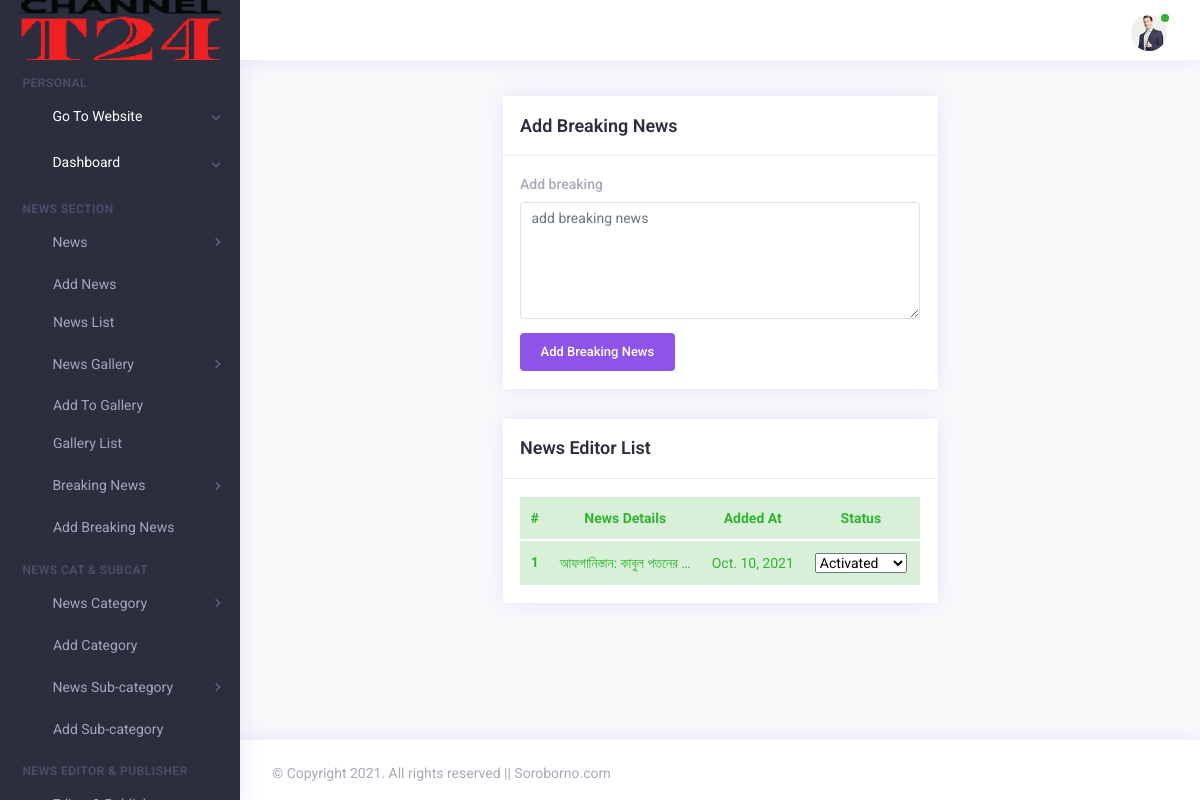
Page /ap/add/breaking/news/ (signed in) on the committed database.
### adminPanel/models.py (models this page shows, shortened)
class SiteLogo(models.Model):
    logo = models.ImageField(upload_to="logos")
    added_at = models.DateField(auto_now_add=True)

class BreakingNews(models.Model):
    class PublishedNews(models.Manager):
        def get_queryset(self):
            return super().get_queryset().filter(status_code=1)
    news = models.TextField(default='', max_length=255, blank=True, null=True)
    status_code = models.IntegerField(default=0, blank=True, null=True)
    added_at = models.DateField(auto_now_add=True)
    objects = models.Manager()
    publishedObjects = PublishedNews() # default manager

### adminPanel/views.py (the view, shortened to what this page needs)
# urls.py: re_path(r'^ap/add/breaking/news/$', views.ap_addBreakingNews, name="apAddBreakingNews"),
@login_required(login_url='/ap/login/register')
def ap_addBreakingNews(request):
    news_status = request.GET.get('news_status')
    breaking_news_list = BreakingNews.objects.all()
    userProfile = UserProfile.objects.filter(user=request.user).first()
    site_logo = SiteLogo.objects.filter().order_by('-pk').first()
    context = {
        'breaking_news_list' : breaking_news_list,
        'userProfile': userProfile,
        'site_logo': site_logo,
    }
    return render(request, 'back-end/admin_panel/add-breaking-news.html', context)

### core/templates/back-end/admin_panel/add-breaking-news.html (shortened to what this page needs)
{% extends 'back-end/admin_panel/index.html' %}
{% load static %}
{% block main-block %}
<div class="app-main" id="main">
    <div class="container-fluid">
        <div class="row">
            <div class="col-xl-3"></div>
            <div class="col-xl-6">
            </div>
            <div class="col-xl-3"></div>
        </div>
        <div class="row">
            <div class="col-xl-3"></div>
            <div class="col-xl-6">
                <div class="row">
                    <div class="col-xl-12">
                        <div class="card card-statistics">
                            <div class="card-header">
                                <div class="card-heading">
                                    <h4 class="card-title">Add Breaking News</h4>
                                </div>
                            </div>
                            <div class="card-body">
                                <form action="{%url 'apAddBreakingNews' %}" method="POST" enctype="multipart/form-data">
                                    <div class="form-row">
                                        <div class="form-group col-md-12">
                                            <label for="breakingNews">Add breaking</label>
                                            <textarea name="breaking_news_txt" id="breakingNews" cols="30" class="form-control" rows="5" placeholder="add breaking news" required></textarea>
                                        </div>
                                    </div>
                                    <button type="submit" class="btn btn-primary">Add Breaking News</button>
                                </form>
                            </div>
                        </div>
                    </div>
                    <div class="col-xl-12">
                        <div class="card card-statistics">
                            <div class="card-header">
                                <div class="card-heading">
                                    <h4 class="card-title">News Editor List</h4>
                                </div>
                            </div>
                            <div class="card-body">
                                <div class="table-responsive">
                                    <table class="table table-success mb-0">
                                        <thead>
                                        <tr>
                                            <th scope="col" class="text-center">#</th>
                                            <th scope="col" class="text-center">News Details</th>
                                            <th scope="col" class="text-center">Added At</th>
                                            <th scope="col" class="text-center">Status</th>
                                            <th scope="col" class="text-center">Action</th>
                                        </tr>
                                        </thead>
                                        <tbody>
                                        {% if breaking_news_list %}
                                        {% for news in breaking_news_list %}
                                        <tr>
                                            <th scope="row" class="text-center">{{forloop.counter}}</th>
                                            <td class="text-center">{{news.news|truncatechars:25}}</td>
                                            <td class="text-center">{{news.added_at}}</td>
                                            <td class="text-center">
                                                <select name="activate_or_deactivate_breaking_news" class="activate_or_deactivate_breaking_news" onfocus="change_status(this);" id="activate_or_deactivate_breaking_news{{news.pk}}">
                                                    {% if news.status_code == 0 %}
                                                    <option value="0-{{news.pk}}" selected>Deactivated</option>
                                                    <option value="1-{{news.pk}}">Activate</option>
                                                    {% else %}
                                                    <option value="1-{{news.pk}}" selected>Activated</option>
                                                    {% endif %}
                                                </select>
                                            </td>
                                            <td class="text-center" id="breaking_news_action_center">
                                            </td>
                                        </tr>
                                        {% endfor %}
                                        {% else %}
                                        <h3 class="text-center">Editor name not added yet!</h3>
                                        {% endif %}
                                        </tbody>
                                    </table>
                                </div>
                            </div>
                        </div>
                    </div>
                </div>
            </div>
            <div class="col-xl-3"></div>
        </div>
    </div>
</div>
{% endblock %}

### core/templates/back-end/admin_panel/index.html (shortened to what this page needs)
{% load static %}
<!DOCTYPE html>
<html lang="en">
<head>
    <link rel="stylesheet" type="text/css" href="{% static 'back-end/adminPanel/assets/css/vendors.css' %}" />
    <link rel="stylesheet" type="text/css" href="{% static 'back-end/adminPanel/assets/css/style.css' %}" />
</head>
<body>
    <div class="app">
        <div class="app-wrap">
            <header class="app-header top-bar">
                <nav class="navbar navbar-expand-md">
                    <div class="navbar-header d-flex align-items-center">
                        <a class="navbar-brand" href="/ap/home">
                            {% if site_logo %}
                            <img src="{{site_logo.logo.url}}" width="100%;" style="position: relative; left: -10px; " alt="loader">
                            {% else %}
                            <img src="{% static 'back-end/adminPanel/assets/img/loader/loader.svg' %}" alt="loader">
                            {% endif %}
                        </a>
                    </div>
                    <div class="collapse navbar-collapse" id="navbarSupportedContent">
                        <div class="navigation d-flex">
                            <ul class="navbar-nav nav-left">
                                <li class="nav-item">
                                    <a href="javascript:void(0)" class="nav-link sidebar-toggle">
                                        <i class="ti ti-align-right"></i>
                                    </a>
                                </li>
                                <li class="nav-item full-screen d-none d-lg-block" id="btnFullscreen">
                                    <a href="javascript:void(0)" class="nav-link expand">
                                    </a>
                                </li>
                            </ul>
                            <ul class="navbar-nav nav-right ml-auto">
                                <li class="nav-item">
                                    <a class="nav-link search" href="javascript:void(0)">
                                        <i class="ti ti-search"></i>
                                    </a>
                                </li>
                                <li class="nav-item dropdown user-profile">
                                    <a href="javascript:void(0)" class="nav-link dropdown-toggle " id="navbarDropdown4" role="button" data-toggle="dropdown" aria-haspopup="true" aria-expanded="false">
                                        {% if userProfile %}
                                        <img src="{{userProfile.profile_pic.url}}" alt="avtar-img">
                                        {% else %}
                                        <img src="{% static 'back-end/adminPanel/assets/img/avtar/02.jpg' %}" alt="avtar-img">
                                        {% endif %}
                                        <span class="bg-success user-status"></span>
                                    </a>
                                </li>
                            </ul>
                        </div>
                    </div>
                </nav>
            </header>
            <div class="app-container">
                <aside class="app-navbar">
                    <div class="sidebar-nav scrollbar scroll_light">
                        <ul class="metismenu " id="sidebarNav">
                            <li class="nav-static-title">Personal</li>
                            <li class="active">
                                <a class="has-arrow" href="/" target="_blank" aria-expanded="false">
                                    <i class="nav-icon ti ti-rocket"></i>
                                    <span class="nav-title">Go To Website</span>
                                </a>
                                <a class="has-arrow" href="/ap/home" aria-expanded="false">
                                    <i class="nav-icon fa fa-dashboard"></i>
                                    <span class="nav-title">Dashboard</span>
                                </a>
                            </li>
                            <li class="nav-static-title">News Section</li>
                            <li>
                                <a class="has-arrow" href="#" aria-expanded="false"> <i class="nav-icon ti ti-layout-grid4-alt"></i> <span class="nav-title">News</span> </a>
                                <ul aria-expanded="false">
                                    <li> <a href="/ap/add/news">Add News</a></li>
                                    <li> <a href="/ap/news/list">News List</a> </li>
                                </ul>
                            </li>
                            <li>
                                <a class="has-arrow" href="#" aria-expanded="false"> <i class="nav-icon ti ti-layout-grid4-alt"></i> <span class="nav-title">News Gallery</span> </a>
                                <ul aria-expanded="false">
                                    <li> <a href="/ap/news/gallery">Add To Gallery</a></li>
                                    <li> <a href="/ap/news/gallery/list">Gallery List</a> </li>
                                </ul>
                            </li>
                             <li>
                                <a class="has-arrow" href="#" aria-expanded="false"> <i class="nav-icon ti ti-layout-grid4-alt"></i> <span class="nav-title">Breaking News</span> </a>
                                <ul aria-expanded="false">
                                    <li> <a href="/ap/add/breaking/news">Add Breaking News</a></li>
                                </ul>
                            </li>
                            <li class="nav-static-title">News Cat & Subcat</li>
                            <li>
                                <a class="has-arrow" href="#" aria-expanded="false"> <i class="nav-icon ti ti-layout-grid4-alt"></i> <span class="nav-title">News Category</span> </a>
                                <ul aria-expanded="false">
                                    <li> <a href="/ap/add/news/category">Add Category</a> </li>
                                </ul>
                            </li>
                            <li>
                                <a class="has-arrow" href="#" aria-expanded="false"> <i class="nav-icon ti ti-layout-grid4-alt"></i> <span class="nav-title">News Sub-category</span> </a>
                                <ul aria-expanded="false">
                                    <li> <a href="/ap/add/news/subcat">Add Sub-category</a> </li>
                                </ul>
                            </li>
                            <li class="nav-static-title">News Editor & Publisher</li>
                            <li>
                                <a class="has-arrow" href="#" aria-expanded="false"> <i class="nav-icon ti ti-layout-grid4-alt"></i> <span class="nav-title">Editor & Publisher</span> </a>
                            </li>
                        </ul>
                    </div>
                </aside>
                {% block main-block %}
                {% endblock %}
            </div>
            <footer class="footer">
                <div class="row">
                    <div class="col-12 col-sm-6 text-center text-sm-left">
                        <p>&copy; Copyright 2021. All rights reserved || Soroborno.com</p>
                    </div>
                </div>
            </footer>
        </div>
    </div>
</body>
</html>

### rows in the picture
SiteLogo: logo (picture)
BreakingNews: news "আফগানিস্তান: কাবুল পতনের …", added_at "Oct. 10, 2021", activate_or_deactivate_breaking_news "Activated"
